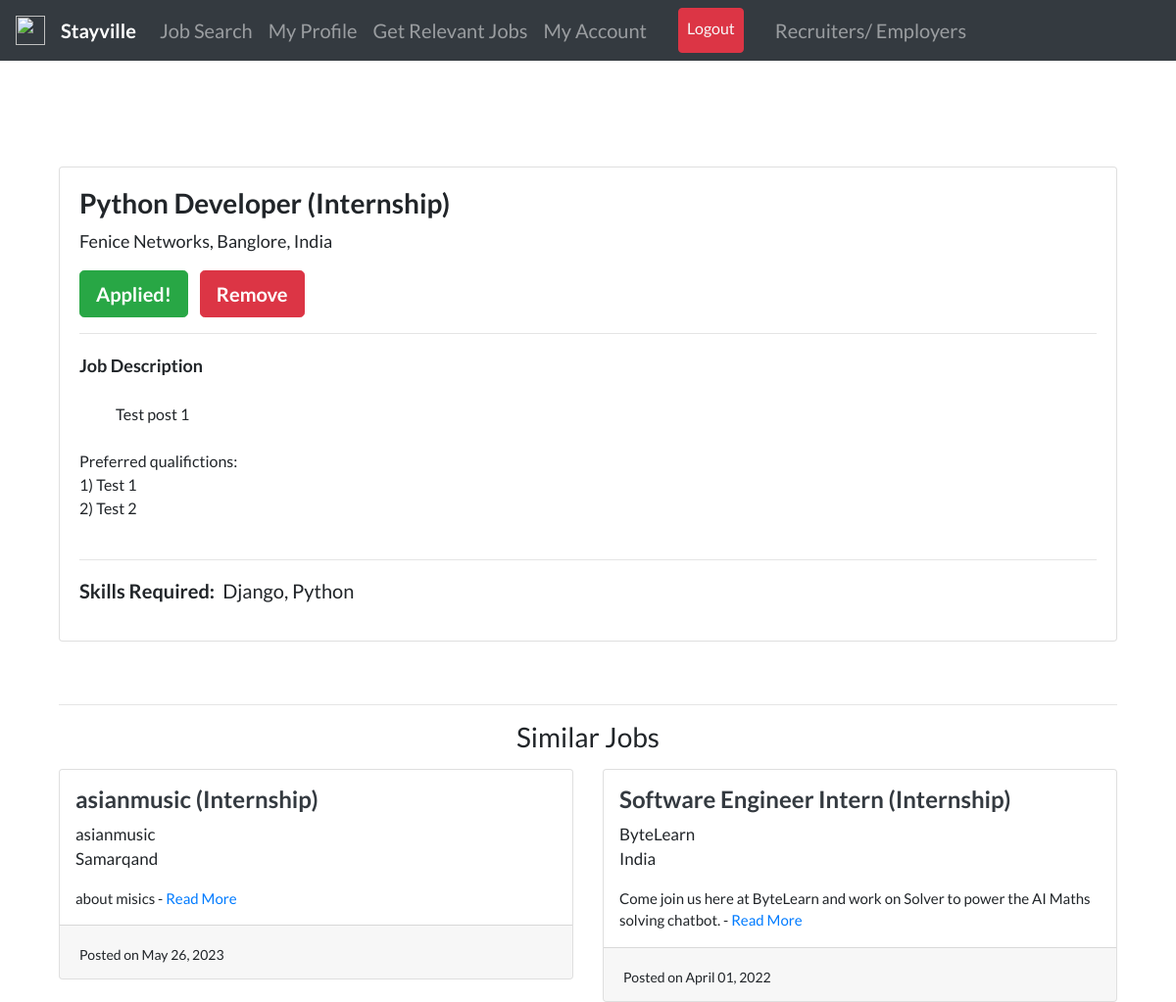
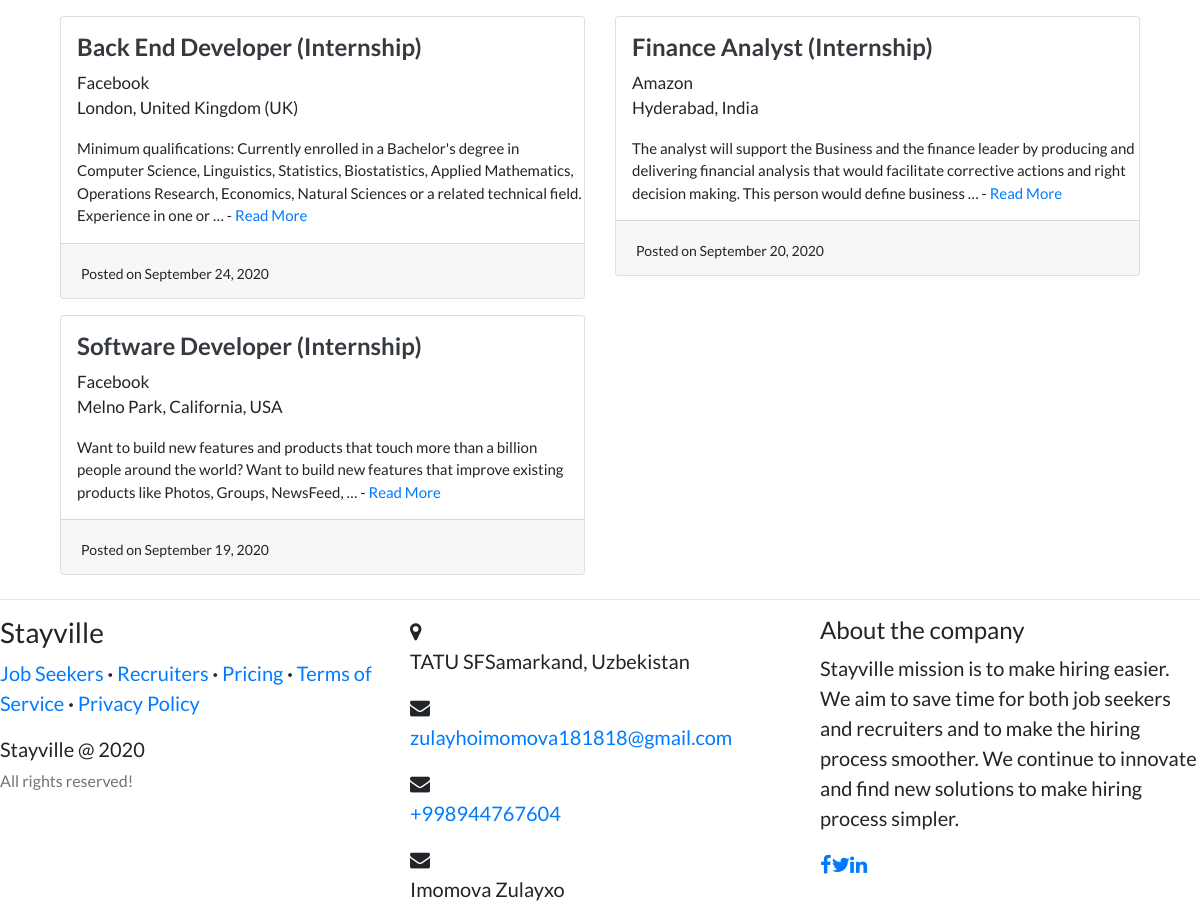
The page /job/job-post-test-1 (signed in) on the database its author committed (2 pictures, top to bottom).
### recruiters/models.py (models this page shows, shortened)
class Job(models.Model):
    recruiter = models.ForeignKey(
        User, related_name='jobs', on_delete=models.CASCADE)
    title = models.CharField(max_length=255)
    company = models.CharField(max_length=200)
    location = models.CharField(max_length=255)
    description = models.TextField()
    skills_req = models.CharField(max_length=200)
    job_type = models.CharField(
        max_length=30, choices=CHOICES, default='Full Time', null=True)
    link = models.URLField(null=True, blank=True)
    slug = AutoSlugField(populate_from='title', unique=True, null=True)
    date_posted = models.DateTimeField(default=timezone.now)

### candidates/views.py (the view)
# urls.py: path('job/<slug>', views.job_detail, name='job-detail'),
def job_detail(request, slug):
    job = get_object_or_404(Job, slug=slug)
    apply_button = 0
    save_button = 0
    profile = Profile.objects.filter(user=request.user).first()
    if AppliedJobs.objects.filter(user=request.user).filter(job=job).exists():
        apply_button = 1
    if SavedJobs.objects.filter(user=request.user).filter(job=job).exists():
        save_button = 1
    relevant_jobs = []
    jobs1 = Job.objects.filter(
        company__icontains=job.company).order_by('-date_posted')
    jobs2 = Job.objects.filter(
        job_type__icontains=job.job_type).order_by('-date_posted')
    jobs3 = Job.objects.filter(
        title__icontains=job.title).order_by('-date_posted')
    for i in jobs1:
        if len(relevant_jobs) > 5:
            break
        if i not in relevant_jobs and i != job:
            relevant_jobs.append(i)
    for i in jobs2:
        if len(relevant_jobs) > 5:
            break
        if i not in relevant_jobs and i != job:
            relevant_jobs.append(i)
    for i in jobs3:
        if len(relevant_jobs) > 5:
            break
        if i not in relevant_jobs and i != job:
            relevant_jobs.append(i)
    return render(request, 'candidates/job_detail.html', {'job': job, 'profile': profile, 'apply_button': apply_button, 'save_button': save_button, 'relevant_jobs': relevant_jobs, 'candidate_navbar': 1})

### candidates/templates/candidates/job_detail.html
{% extends "users/layout.html" %} {% load static %} {% block content %}
<br /><br />
<div class="container">
  <div class="row">
    <div class="col-md-12">
      <div class="card card-signin my-5">
        <div class="card-body">
          <h3>
            <b>{{job.title}} ({{job.job_type}})</b>
          </h3>
          <p style="font-size: 18px">{{job.company}}, {{job.location}}</p>
          {% if job.link %}
          <a class="btn btn-warning btn-lg" href="{{job.link}}"
            ><b>Apply On Company's Website</b></a
          >
          {% else %} {% if not apply_button %} {% if profile.resume %}
          <a
            class="btn btn-warning btn-lg"
            href="{% url 'apply-job' job.slug %}"
            ><b>Apply Now</b></a
          >
          {%else %}
          <a class="btn btn-danger btn-lg" href="{% url 'edit-profile' %}"
            ><b>Add Resume to apply!</b></a
          >
          {%endif%} {% else %}
          <a class="btn btn-success btn-lg" href="{% url 'applied-jobs' %}"
            ><b>Applied!</b></a
          >
          {% endif %} {%endif%} {% if not save_button %}
          <a
            class="btn btn-primary btn-lg ml-2"
            href="{% url 'save-job' job.slug %}"
            ><b>Save</b></a
          >
          {% else %}
          <a
            class="btn btn-danger btn-lg ml-2"
            href="{% url 'remove-job' job.slug %}"
            ><b>Remove</b></a
          >
          {% endif %}
          <hr my-2 />
          <span style="font-size: 18px"><b>Job Description</b></span>
          <p style="white-space: pre-wrap; font-size: 16px">
            {{ job.description }}
          </p>
          <hr my-2 />
          <p><b class="mr-2">Skills Required:</b>{{job.skills_req}}</p>
        </div>
      </div>
    </div>
  </div>
  <hr my-1 />
  <h3 class="text-center">Similar Jobs</h3>
  <div class="row">
    {% for rel_job in relevant_jobs %}
    <div class="col-md-6">
      <div class="card card-signin my-2">
        <span class="ml-3 mt-3">
          <a href="{% url 'job-detail' rel_job.slug %}"
            ><h4 class="text-dark">
              <b>{{rel_job.title}} ({{rel_job.job_type}})</b>
            </h4></a
          >
          <p style="font-size: 17px">
            {{rel_job.company}}<br />{{rel_job.location}}
          </p>
          <p style="font-size: 15px">
            {{rel_job.description|truncatewords:30}} -
            <a href="{% url 'job-detail' rel_job.slug %}">Read More</a>
          </p>
        </span>
        <div class="card-footer">
          <span style="font-size: 14px"
            >Posted on {{rel_job.date_posted|date:"F d, Y"}}</span
          >
        </div>
      </div>
    </div>
    {% endfor %}
  </div>
</div>
{% endblock content %}

### users/templates/users/layout.html (style rules this page uses)
body { font-family: "Lato"; font-size: 20px; }

### rows shown on the page
Job: title "Python Developer", job_type "Internship", company "Fenice Networks", location "Banglore, India", description "Test post 1 Preferred qualifictions: 1) Test 1 2) Test 2", skills_req "Django, Python"
Job: title "asianmusic", job_type "Internship", company "asianmusic", location "Samarqand", description "about misics", date_posted "May 26, 2023"
Job: title "Software Engineer Intern", job_type "Internship", company "ByteLearn", location "India", description "Come join us here at ByteLearn and work on Solver to power the AI Maths solving chatbot.", date_posted "April 01, 2022"
Job: title "Back End Developer", job_type "Internship", company "Facebook", location "London, United Kingdom (UK)", description "Minimum qualifications: Currently enrolled in a Bachelor's degree in Computer Science, Linguistics, Statistics, Biostatistics, Applied Mathematics, Operations Research, Economics, Natural Sciences or a related technical field. Experience in one or …", date_posted "September 24, 2020"
Job: title "Finance Analyst", job_type "Internship", company "Amazon", location "Hyderabad, India", description "The analyst will support the Business and the finance leader by producing and delivering financial analysis that would facilitate corrective actions and right decision making. This person would define business …", date_posted "September 20, 2020"
Job: title "Software Developer", job_type "Internship", company "Facebook", location "Melno Park, California, USA", description "Want to build new features and products that touch more than a billion people around the world? Want to build new features that improve existing products like Photos, Groups, NewsFeed, …", date_posted "September 19, 2020"
